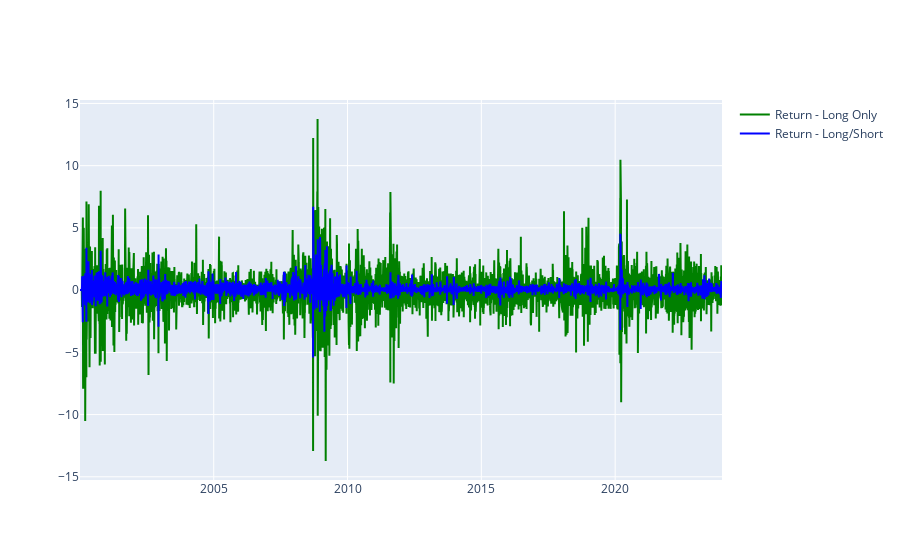

The cell this chart's notebook holds for it:
### Code cell
# create charts for return - long only and return - long/short
fig = go.Figure()

# Adding line chart for Return - Long Only
fig.add_trace(go.Scatter(x=df_BRK.index,
                         y=df_BRK['Return - Long Only%'],  # Assuming you want to plot 'Close' values
                         mode='lines',
                         line_color='green',  # Line color can be customized
                         name='Return - Long Only'))

# Adding line chart for Return - Long/Short
fig.add_trace(go.Scatter(x=df_BRK.index,
                         y=df_BRK['Return - Long/Short%'],  # Assuming you want to plot 'Close' values
                         mode='lines',
                         line_color='blue',  # Line color can be customized
                         name='Return - Long/Short'))

fig.update_layout(xaxis_rangeslider_visible=False)

fig.show()

### Figure 1 — Plotly figure (JSON) as saved in the notebook; plotly's stock layout.template omitted (floating-point values rounded to 4 significant figures; data arrays with more than 128 entries replaced by an {"elided": "..."} marker saying what was removed)
{"data": [{"line": {"color": "green"}, "mode": "lines", "name": "Return - Long Only", "type": "scatter", "x": {"elided": "6037 str values"}, "y": {"elided": "6037 float values"}}, {"line": {"color": "blue"}, "mode": "lines", "name": "Return - Long/Short", "type": "scatter", "x": {"elided": "6037 str values"}, "y": {"elided": "6037 float values"}}], "layout": {"xaxis": {"rangeslider": {"visible": false}}}}
